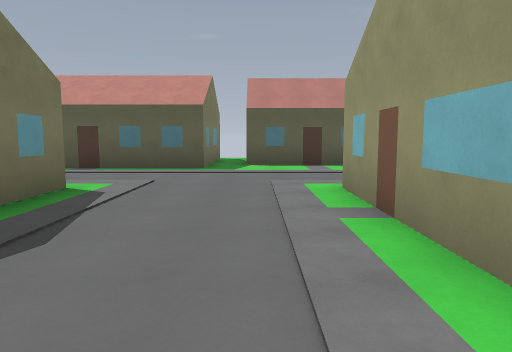
[1] (above)

24 first-person views from a walk through a Godot game level. The camera is 1.5 m above the floor, tilts 6° down and sees 70° across. The floor is counted in squares, 2 m on a side. Each view is taken from the middle of a square. On the plan, view 1 faces up. The plan holds only what a view shows up to about 11 squares ahead; the rest is blank. The place goes on beyond the plan. Characters and animated objects are left out.

[2]
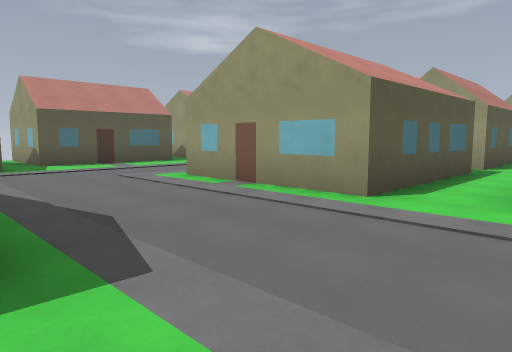

[3]
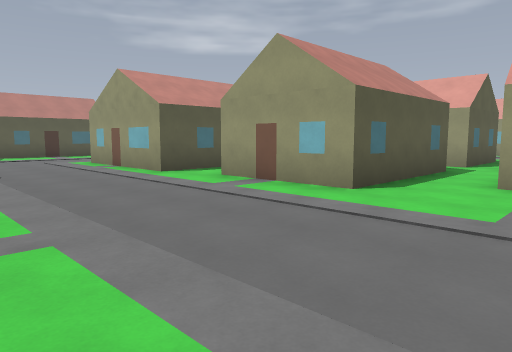

[4]
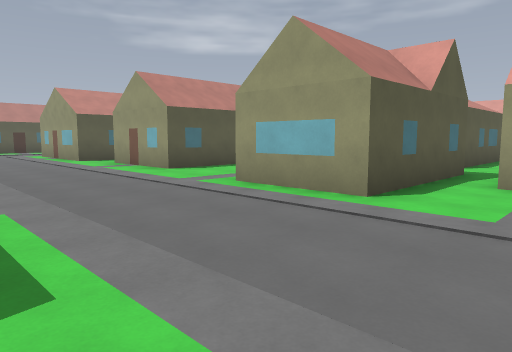

[5]
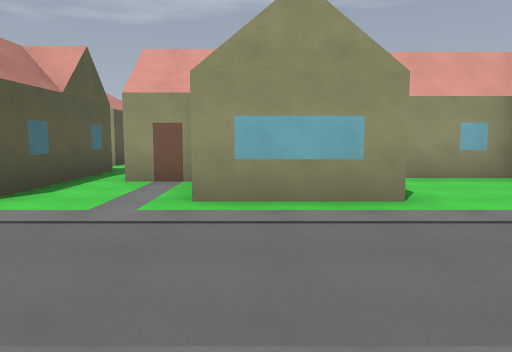

[6]
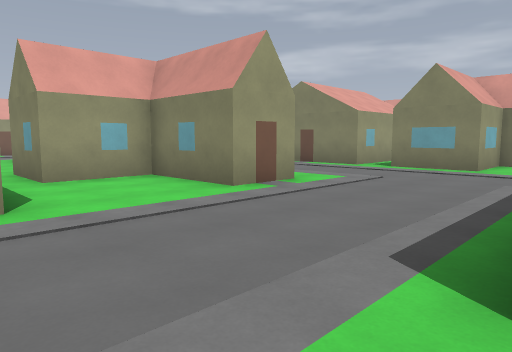

[7]
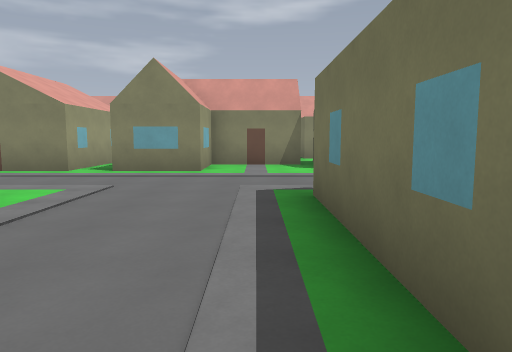

[8]
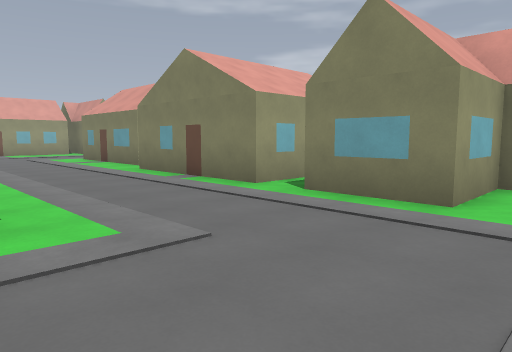

[9]
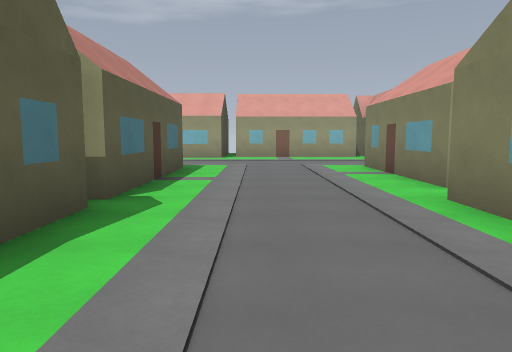

[10]
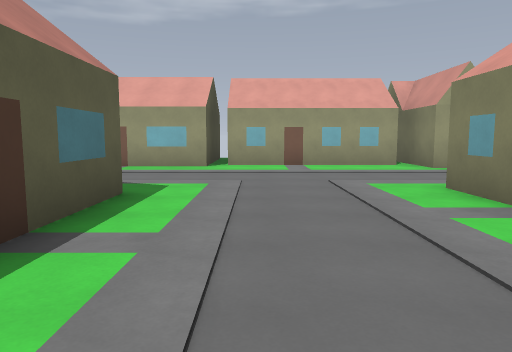

[11]
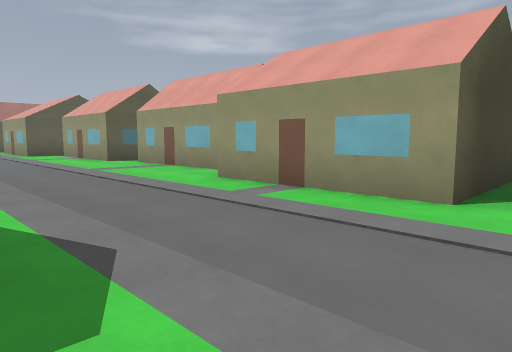

[12]
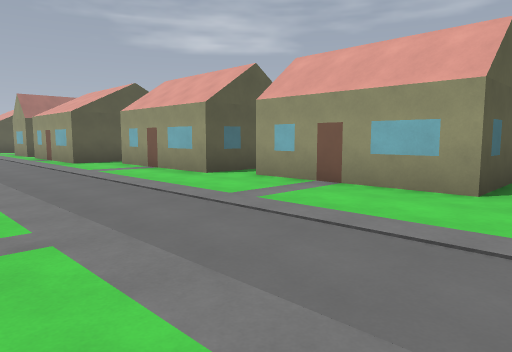

[13]
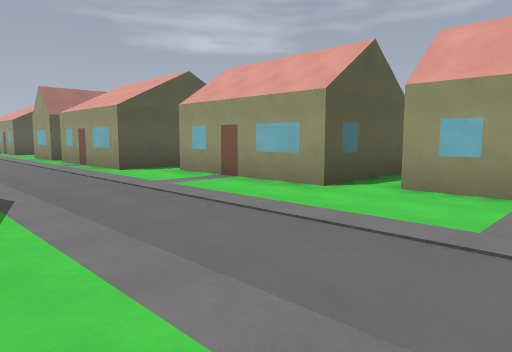

[14]
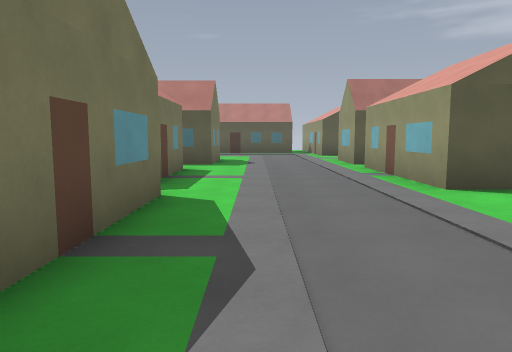

[15]
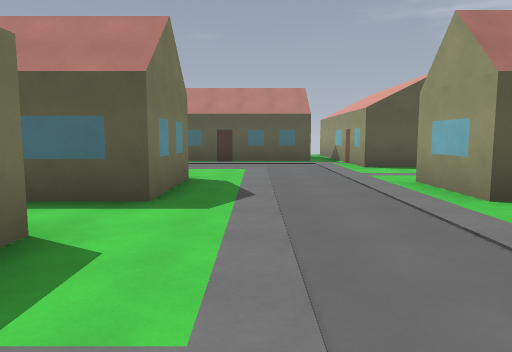

[16]
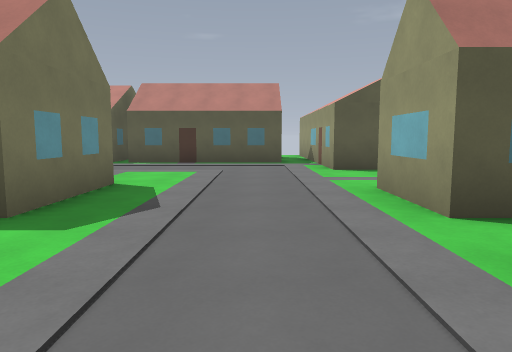

[17]
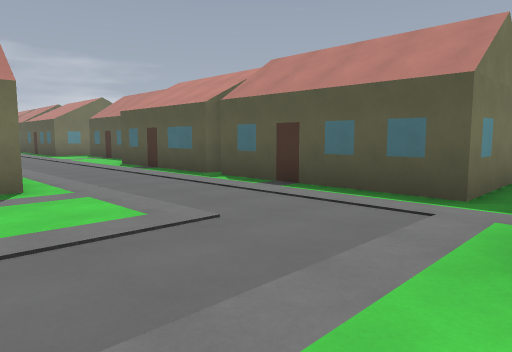

[18]
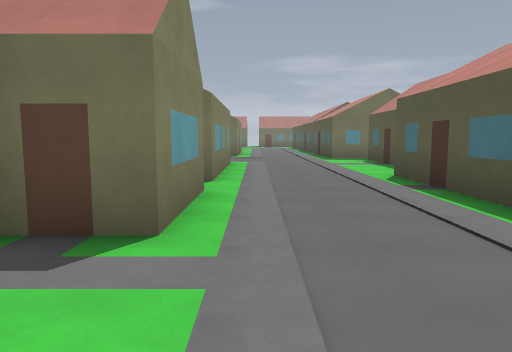

[19]
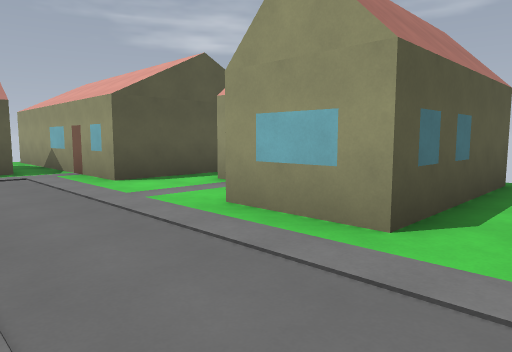

[20]
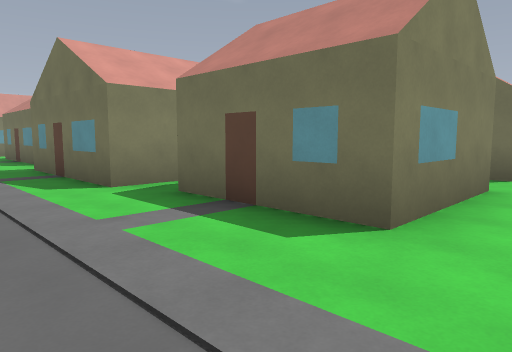

[21]
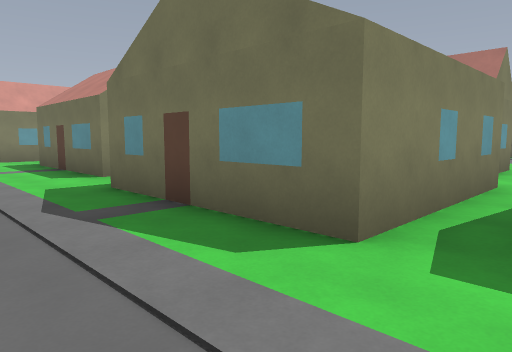

[22]
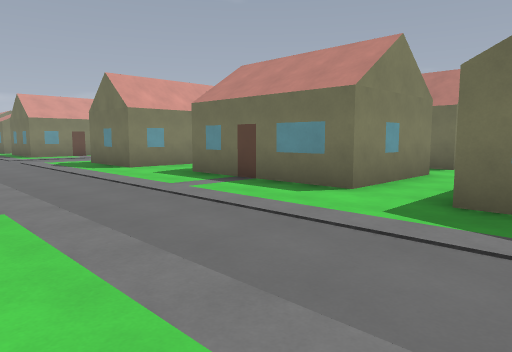

[23]
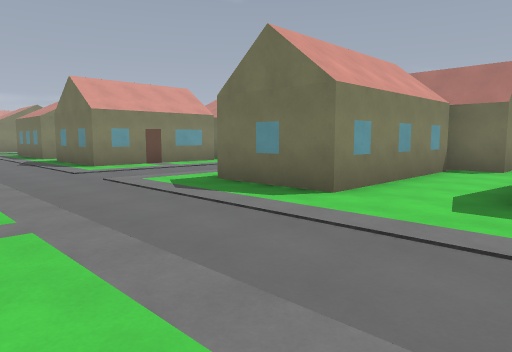

[24]
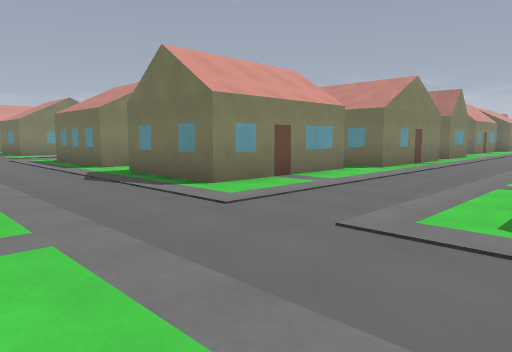

### Floor plan
Points are (right, up) in squares from view 1. A wall is a line through its corners. A room is listed if a view was taken in it or the views show most of it. See-through windows are left out.
Room 1 (views 1, 2, 3, 4, 5, 6, 7, 8, 9, 10, 11, 12, 13, 14, 15, 16, 17, 18, 19, 20, 21, 22, 23, 24)
walls: (5.7, -9.6) (5.7, -10.4); (5.2, -8.8) (1.3, -8.8) (1.3, -6.2); (7.2, -9.7) (10.2, -9.7) (10.2, -13.8); (3.3, -11) (3.3, -9.8); (9.9, -8.3) (6.8, -8.3); (6.8, -4.2) (10.7, -4.2) (10.7, -8.2); (3.2, -4.7) (4.2, -4.7); (5.8, -3.3) (1.8, -3.3) (1.8, -0.2); (6.2, -15.7) (10.7, -15.7) (10.7, -18.3) (6.3, -18.3); (1.3, -13.9) (1.3, -11.2); (9.9, -3.3) (7.3, -3.3) (7.3, -2.8); (7.1, -0.2) (10.2, -0.2) (10.2, -3.2); (5.8, -18.3) (4.4, -18.3); (5.8, 1.2) (1.3, 1.2) (1.3, 5.3) (5.8, 5.3); (1.3, -18.2) (1.3, -16.8) (3.7, -16.8) (3.7, -14.8) (5.7, -14.8) (5.7, -16); (-2.8, -15) (-2.8, -18.8); (16.5, -3.8) (14.8, -3.8) (14.8, 0.2); (18.6, -8.8) (15.8, -8.8) (15.8, -4.8); (18.1, -13.8) (16.3, -13.8) (16.3, -9.8); (10.7, 3.8) (10.7, 1.2) (6.8, 1.2); (2.2, -22.3) (6.2, -22.3) (6.2, -23.4); (7.1, -22.8) (11.2, -22.8) (11.2, -25.8); (6.8, 5.3) (9.3, 5.3) (9.3, 4); (18.1, -18.8) (15.3, -18.8) (15.3, -14.8); (18.8, 1.2) (14.8, 1.2) (14.8, 3.2); (-2.8, 5.2) (-2.8, 3.9); (14.8, -24.3) (17, -24.3); (15.8, -23.9) (15.8, -19.2); (-3.2, -24.3) (-0.8, -24.3) (-0.8, -22.3) (1.2, -22.3); (8.8, 9.2) (8.8, 8.8) (4.8, 8.8); (10.5, -27.2) (11.2, -27.2) (11.2, -29.9); (17.1, 6.2) (14.8, 6.2) (14.8, 11.6); (2.4, 9.7) (-0.2, 9.7) (-0.2, 11.9); (-1.2, 11) (-1.2, 8.8) (-4.6, 8.8); (13.8, 11.1) (13.8, 8.8) (9.2, 8.8)
ways out: opening at (2, -22); opening at (14, 11); opening at (17.5, -14); opening at (17.5, -9); opening at (17.5, 6); opening at (18, -19); opening at (18, 1)

Where each view was taken, in squares from view 1:
view 1: 0 up, 0 right, facing up
view 2: 1 down, 3 left, facing up-right
view 3: 6 down, 3 left, facing up-right
view 4: 11 down, 3 left, facing up-right
view 5: 12 down, 3 left, facing right
view 6: 13 down, 3 left, facing down-right
view 7: 14 down, 2 left, facing down
view 8: 18 down, 2 left, facing down-right
view 9: 20 down, 2 right, facing right
view 10: 20 down, 6 right, facing right
view 11: 20 down, 11 right, facing up-right
view 12: 15 down, 11 right, facing up-right
view 13: 12 down, 11 right, facing up-right
view 14: 9 down, 12 right, facing up
view 15: 3 down, 12 right, facing up
view 16: 2 down, 13 right, facing up
view 17: 4 up, 15 right, facing up-left
view 18: 6 up, 12 right, facing left
view 19: 0 up, 12 right, facing up-right
view 20: 1 up, 13 right, facing down-left
view 21: 3 down, 13 right, facing down-left
view 22: 7 down, 15 right, facing down-left
view 23: 13 down, 15 right, facing down-left
view 24: 18 down, 15 right, facing down-left
